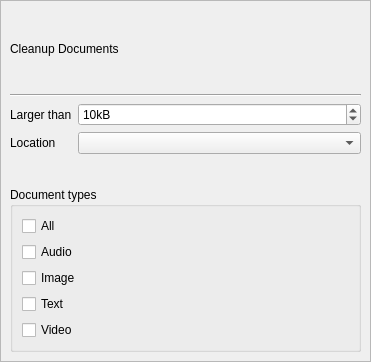
<ui version="4.0" >
 <class>DocumentTypeSelector</class>
 <widget class="QScrollArea" name="DocumentTypeSelector" >
  <property name="geometry" >
   <rect>
    <x>0</x>
    <y>0</y>
    <width>371</width>
    <height>362</height>
   </rect>
  </property>
  <property name="windowTitle" >
   <string>Form</string>
  </property>
  <property name="horizontalScrollBarPolicy" >
   <enum>Qt::ScrollBarAlwaysOff</enum>
  </property>
  <property name="widgetResizable" >
   <bool>true</bool>
  </property>
  <widget class="QWidget" name="scrollAreaWidgetContents" >
   <property name="geometry" >
    <rect>
     <x>0</x>
     <y>0</y>
     <width>367</width>
     <height>358</height>
    </rect>
   </property>
   <layout class="QVBoxLayout" name="verticalLayout" >
    <item>
     <widget class="QLabel" name="label" >
      <property name="text" >
       <string>Cleanup Documents</string>
      </property>
     </widget>
    </item>
    <item>
     <widget class="Line" name="line" >
      <property name="orientation" >
       <enum>Qt::Horizontal</enum>
      </property>
     </widget>
    </item>
    <item>
     <layout class="QFormLayout" name="formLayout" >
      <item row="0" column="0" >
       <widget class="QLabel" name="label_2" >
        <property name="text" >
         <string>Larger than</string>
        </property>
        <property name="buddy" >
         <cstring>minimumSize</cstring>
        </property>
       </widget>
      </item>
      <item row="0" column="1" >
       <widget class="QSpinBox" name="minimumSize" >
        <property name="sizePolicy" >
         <sizepolicy vsizetype="Fixed" hsizetype="MinimumExpanding" >
          <horstretch>0</horstretch>
          <verstretch>0</verstretch>
         </sizepolicy>
        </property>
        <property name="suffix" >
         <string comment="KiloByte" >kB</string>
        </property>
        <property name="maximum" >
         <number>100000</number>
        </property>
        <property name="singleStep" >
         <number>10</number>
        </property>
        <property name="value" >
         <number>10</number>
        </property>
       </widget>
      </item>
      <item row="1" column="0" >
       <widget class="QLabel" name="label_3" >
        <property name="text" >
         <string>Location</string>
        </property>
        <property name="buddy" >
         <cstring>location</cstring>
        </property>
       </widget>
      </item>
      <item row="1" column="1" >
       <widget class="DeviceSelector" name="location" />
      </item>
     </layout>
    </item>
    <item>
     <widget class="QGroupBox" name="groupBox" >
      <property name="sizePolicy" >
       <sizepolicy vsizetype="Minimum" hsizetype="Preferred" >
        <horstretch>0</horstretch>
        <verstretch>0</verstretch>
       </sizepolicy>
      </property>
      <property name="title" >
       <string>Document types</string>
      </property>
      <layout class="QVBoxLayout" name="verticalLayout_2" >
       <item>
        <widget class="QCheckBox" name="allDocuments" >
         <property name="text" >
          <string>All</string>
         </property>
        </widget>
       </item>
       <item>
        <widget class="QCheckBox" name="audioDocuments" >
         <property name="text" >
          <string>Audio</string>
         </property>
        </widget>
       </item>
       <item>
        <widget class="QCheckBox" name="imageDocuments" >
         <property name="text" >
          <string>Image</string>
         </property>
        </widget>
       </item>
       <item>
        <widget class="QCheckBox" name="textDocuments" >
         <property name="text" >
          <string>Text</string>
         </property>
        </widget>
       </item>
       <item>
        <widget class="QCheckBox" name="videoDocuments" >
         <property name="text" >
          <string>Video</string>
         </property>
        </widget>
       </item>
      </layout>
     </widget>
    </item>
   </layout>
  </widget>
 </widget>
 <customwidgets>
  <customwidget>
   <class>DeviceSelector</class>
   <extends>QComboBox</extends>
   <header>deviceselector.h</header>
  </customwidget>
 </customwidgets>
 <tabstops>
  <tabstop>minimumSize</tabstop>
  <tabstop>location</tabstop>
  <tabstop>allDocuments</tabstop>
  <tabstop>audioDocuments</tabstop>
  <tabstop>imageDocuments</tabstop>
  <tabstop>textDocuments</tabstop>
  <tabstop>videoDocuments</tabstop>
 </tabstops>
 <resources/>
 <connections/>
</ui>
